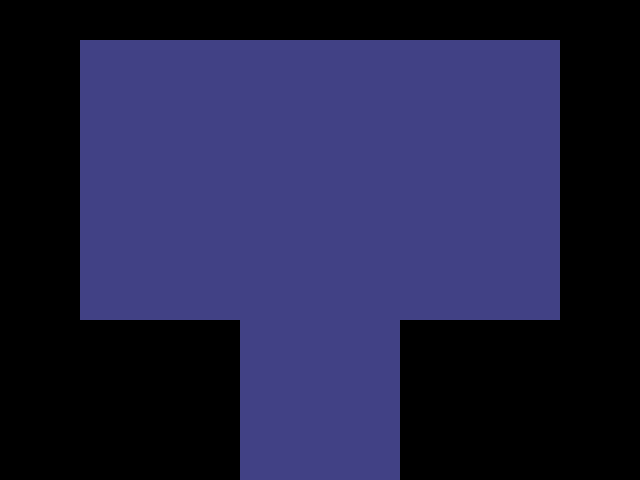

A level layout from a 2D game, rendered from its tile map. Below: a short description, then the map file with its tile-grid data intact:
An orthogonal 16x12 tile map with 40x40 px tiles, 1 tile layer (Tile Layer 1), 2 tilesets and 11 objects (spawn, entry, enemy, transition).

<map version="1.11" tiledversion="1.11.2" orientation="orthogonal" renderorder="right-down" width="16" height="12" tilewidth="40" tileheight="40" infinite="0" nextlayerid="6" nextobjectid="16">
 <editorsettings>
  <export target="tesco_map_2.lua" format="lua" />
 </editorsettings>
 <tileset firstgid="1" source="../tilesets/tesco_room.tsx" />
 <tileset firstgid="65" source="../tilesets/castle.tsx" />
 <layer id="1" name="Tile Layer 1" width="16" height="12">
  <data encoding="csv">
0,0,0,0,0,0,0,0,0,0,0,0,0,0,0,0,
0,0,87,87,87,87,87,87,87,87,87,87,87,87,0,0,
0,0,87,87,87,87,87,87,87,87,87,87,87,87,0,0,
0,0,87,87,87,87,87,87,87,87,87,87,87,87,0,0,
0,0,87,87,87,87,87,87,87,87,87,87,87,87,0,0,
0,0,87,87,87,87,87,87,87,87,87,87,87,87,0,0,
0,0,87,87,87,87,87,87,87,87,87,87,87,87,0,0,
0,0,87,87,87,87,87,87,87,87,87,87,87,87,0,0,
0,0,0,0,0,0,87,87,87,87,0,0,0,0,0,0,
0,0,0,0,0,0,87,87,87,87,0,0,0,0,0,0,
0,0,0,0,0,0,87,87,87,87,0,0,0,0,0,0,
0,0,0,0,0,0,87,87,87,87,0,0,0,0,0,0
</data>
 </layer>
 <objectgroup id="3" name="markers">
  <object id="3" name="spawn" x="320.249" y="341.82">
   <point />
  </object>
  <object id="13" name="entry" x="321.079" y="423.956">
   <point />
  </object>
 </objectgroup>
 <objectgroup id="4" name="collision">
  <object id="5" x="40" y="40" width="40" height="280" />
  <object id="6" x="80" y="320" width="160" height="40" />
  <object id="7" x="200" y="360" width="40" height="120" />
  <object id="8" x="400" y="320" width="40" height="160" />
  <object id="9" x="440" y="320" width="160" height="40" />
  <object id="10" x="560" y="0" width="40" height="320" />
  <object id="11" x="40" y="0" width="520" height="40" />
 </objectgroup>
 <objectgroup id="5" name="objects">
  <object id="12" name="enemy" x="299.419" y="188.245" width="40" height="40">
   <properties>
    <property name="actor" value="tesco" />
    <property name="encounter" value="tesco" />
   </properties>
  </object>
  <object id="15" name="transition" x="242.255" y="472.811" width="157.648" height="40.0151">
   <properties>
    <property name="map" value="tesco_map_1" />
    <property name="marker" value="entry" />
   </properties>
  </object>
 </objectgroup>
</map>
